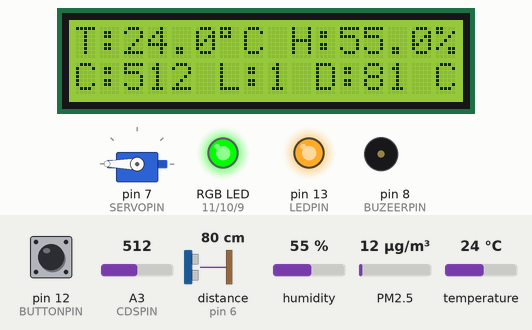
Simulated run of this sketch. Board: Arduino Uno, built with avr-gcc and run on an emulated ATmega328P. Parts: 16×2 character LCD, servo, an RGB LED mixed from three pins (HIGH = lit), output pins drawn as LEDs (lit = HIGH), buzzer (waves = sounding, pin HIGH). The test bench sets the inputs (shaded band); at power-on: PM2.5 12 µg/m³, distance to the obstacle (sensor on pin 6) 80 cm, pin 12 (BUTTONPIN) HIGH, A3 (CDSPIN) = 512, humidity 55 %, temperature 24 °C. The echo pulse lasts 58.3 µs per cm; what the sketch prints to the serial monitor is not drawn.

Above: at 1.2 s.
1.3 s: PM2.5 set to 6 µg/m³
At 3.2 s:
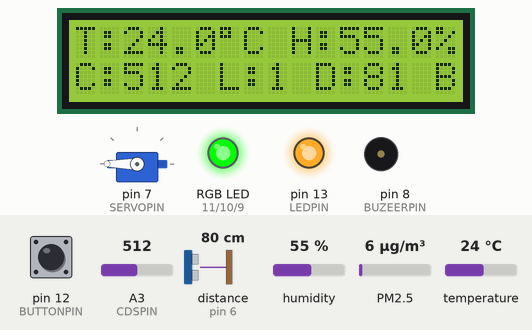
3.5 s: PM2.5 set to 75 µg/m³
At 5.3 s:
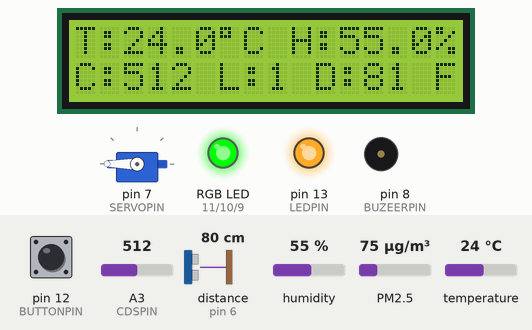
5.6 s: distance to the obstacle (sensor on pin 6) set to 11 cm
At 6.5 s:
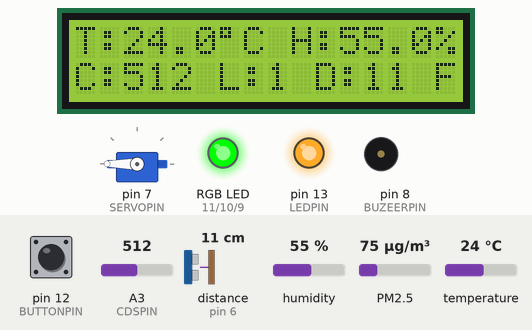
7.2 s: distance to the obstacle (sensor on pin 6) set to 8 cm
At 7.44 s:
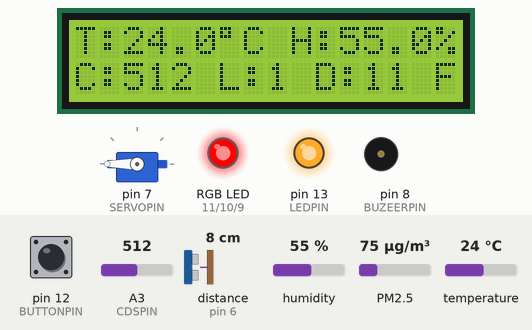
9.0 s: PM2.5 set to 225 µg/m³
At 10.66 s:
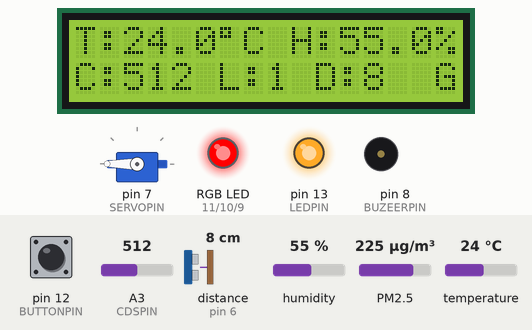
11.2 s: PM2.5 set to 294 µg/m³
At 11.73 s:
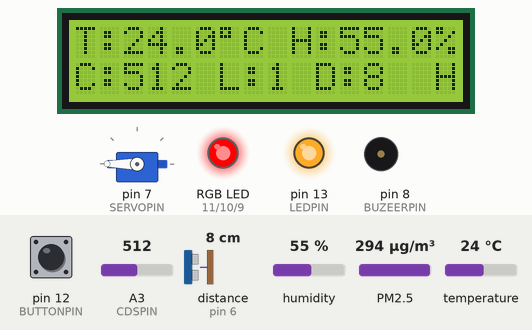
Timing chart, 0 to 14.3 s (numbered marks = the images above; inputs shaded):
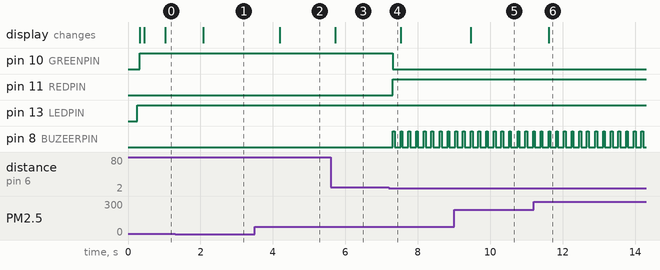

Measured:
- the behaviour switches between 10 and 9 cm on distance to the obstacle (sensor on pin 6) (found by bisection; images 3 and 4)
- after the input at 1.3 s, the display: changes after 0.78 s (image 1)
- after the input at 3.5 s, the display: changes after 0.69 s (image 2)
- after the input at 5.6 s, the display: changes after 0.12 s (image 3)
- after the input at 7.2 s, pin 10 (GREENPIN): HIGH → LOW after 0.11 s; pin 11 (REDPIN): LOW → HIGH after 0.11 s; pin 8 (BUZEERPIN): alternates HIGH for 0.05 s and LOW for 0.16 s, starting after 0.11 s
- after the input at 9.0 s, the display: changes after 0.46 s (image 5)
- after the input at 11.2 s, the display: changes after 0.41 s (image 6)

The sketch:

Timer_CDS_DHT_LED_HCSR04_BUZZER_LCD_SERVO_PM25.ino
```cpp
#include <Timer.h>
#include <Wire.h>
#include <NewPing.h>
#include <LiquidCrystal_I2C.h>
#include <Servo.h>
#include <PMS.h>
#include <SoftwareSerial.h>
#include "DHT.h"

#define DHTTYPE DHT11
#define DHTPIN 4
#define CDSPIN A3
#define LEDPIN 13
#define REDPIN 11
#define GREENPIN 10
#define BLUEPIN 9
#define BUZEERPIN 8
#define TRIGGER_PIN  5
#define ECHO_PIN 6
#define SERVOPIN 7
#define BUTTONPIN 12

#define CDSMAX 200
#define MAX_DISTANCE 200

Timer t;      // 時間物件
float temp;   // 溫度
float humd;   // 濕度
int cdsValue; // cds 資料
int ledOnOff; // 1:HIGH(on), 0:LOW(Off)
int distance; // HCSR04 距離(cm)
char pm25;    // PM2.5
int servoDegree; // Servo 角度

float pre_temp;   // 前一個 溫度
float pre_humd;   // 前一個 濕度
int pre_cdsValue; // 前一個 cds 資料
int pre_ledOnOff; // 前一個 1:HIGH(on), 0:LOW(Off)
int pre_distance; // 前一個 HCSR04 距離(cm)
char pre_pm25; // 前一個 pm25

LiquidCrystal_I2C lcd(0x27, 16, 2);
DHT dht(DHTPIN, DHTTYPE);
NewPing sonar(TRIGGER_PIN, ECHO_PIN, MAX_DISTANCE);

Servo myservo; // 建立Servo物件，控制伺服馬達
int buttonValue = 1; // 按下: 0, 不按: 1
int isOpen = 1; // 0: 關, 1:開

SoftwareSerial pmsSerial(2, 3);
PMS pms(pmsSerial);
PMS::DATA pmsData;

void setup() {
  Serial.begin(9600);

  // 腳位定義
  pinMode(LEDPIN, OUTPUT);
  pinMode(CDSPIN, INPUT_PULLUP);
  pinMode(REDPIN, OUTPUT);
  pinMode(GREENPIN, OUTPUT);
  pinMode(BLUEPIN, OUTPUT);
  pinMode(BUZEERPIN, OUTPUT);
  pinMode(BUTTONPIN, INPUT_PULLUP);

  // 設備初始
  dht.begin();
  lcd.init();
  lcd.backlight();
  lcd.clear();
  lcd.setCursor(0, 0);
  lcd.print("T:00.0\337C H:00.0%");
  lcd.setCursor(0, 1);
  lcd.print("C:000 L:0 D:000 0");
  myservo.attach(SERVOPIN); // 連接數位腳位7，伺服馬達的訊號線
  myservo.write(180); // 柵欄起始角度
  pmsSerial.begin(9600); // pm25 設備初始

  // 輪詢服務
  t.every(100, cds_read);
  t.every(100, dht_read);
  t.every(100, lcd_display);
  t.every(100, hcsr04_distance);
  t.every(100, rgb_led);
  t.every(50, buzzer_play);
  t.every(50, servo_read);
  t.every(50, pm25_read);
  t.every(500, submitData);
  t.every(50, receData);
}

void loop() {
  t.update();
}

// 接收
void receData() {
  if (Serial.available() > 0) {
    int c = Serial.read();
    if (c != 10) {
      if (c == 49 || c == 48) {
        if (isOpen) {
          for (int i = 180; i >= 80; i -= 10) {
            myservo.write(i);
            delay(50);
            servoDegree = i;
          }
        } else {
          for (int i = 80; i <= 180; i += 10) {
            myservo.write(i);
            delay(50);
            servoDegree = i;
          }
        }
        isOpen = !isOpen;
      }
    }
  }
}

// 傳送
void submitData() {
  Serial.print(temp);   // 溫度
  Serial.print(",");
  Serial.print(humd);   // 濕度
  Serial.print(",");
  Serial.print(cdsValue); // cds 資料
  Serial.print(",");
  Serial.print(ledOnOff); // 1:HIGH(on), 0:LOW(Off)
  Serial.print(",");
  Serial.print(distance); // HCSR04 距離(cm)
  Serial.print(",");
  Serial.print(pm25);
  Serial.print(",");
  Serial.print(servoDegree);
  Serial.println("#");
}

void servo_read() {
  int value = digitalRead(BUTTONPIN); // 讀取 Button

  delay(100);
  if (value == 1) return;
  buttonValue = value;
  if (buttonValue == 0) {
    if (isOpen) {
      for (int i = 180; i >= 80; i -= 10) {
        myservo.write(i);
        delay(50);
        servoDegree = i;
      }
    } else {
      for (int i = 80; i <= 180; i += 10) {
        myservo.write(i);
        delay(50);
        servoDegree = i;
      }
    }
    isOpen = !isOpen;
  }
  delay(1000);
}

void cds_read() {
  cdsValue = analogRead(CDSPIN);
  if (cdsValue > CDSMAX) {
    digitalWrite(LEDPIN, HIGH);
  } else {
    digitalWrite(LEDPIN, LOW);
  }
  ledOnOff = digitalRead(LEDPIN);
}

void dht_read() {
  float hu = dht.readHumidity();
  float te = dht.readTemperature();
  if (isnan(hu) || isnan(te)) {
    return;
  }
  temp = te;
  humd = hu;
}

void hcsr04_distance() {
  distance = sonar.ping_cm();
}

void rgb_led() {
  if (distance == 0) {
    analogWrite(REDPIN, 0);
    analogWrite(GREENPIN, 0);
    analogWrite(BLUEPIN, 255);
  } else if (distance < 10) {
    analogWrite(REDPIN, 255);
    analogWrite(GREENPIN, 0);
    analogWrite(BLUEPIN, 0);
  } else {
    analogWrite(REDPIN, 0);
    analogWrite(GREENPIN, 255);
    analogWrite(BLUEPIN, 0);
  }

}

void buzzer_play() {
  if (distance == 0) return;
  if (distance < 10) {
    digitalWrite(BUZEERPIN, HIGH);
    delay(50);
    digitalWrite(BUZEERPIN, LOW);
    delay(50);
  }
}

void lcd_display() {
  // T:00.0\337C H:00.0%
  if (temp != pre_temp) {
    lcd.setCursor(2, 0);
    lcd.print("    ");
    lcd.setCursor(2, 0);
    lcd.print(temp, 1);
    pre_temp = temp;
  }

  if (humd != pre_humd) {
    lcd.setCursor(11, 0);
    lcd.print("    ");
    lcd.setCursor(11, 0);
    lcd.print(humd, 1);
    pre_humd = humd;
  }
  // C:000 L:0 D:000 0
  if (cdsValue != pre_cdsValue) {
    lcd.setCursor(2, 1);
    lcd.print("    ");
    lcd.setCursor(2, 1);
    lcd.print(cdsValue);
    pre_cdsValue = cdsValue;
  }
  if (ledOnOff != pre_ledOnOff) {
    lcd.setCursor(8, 1);
    lcd.print("  ");
    lcd.setCursor(8, 1);
    lcd.print(ledOnOff);
    pre_ledOnOff = ledOnOff;
  }
  if (distance != pre_distance) {
    lcd.setCursor(12, 1);
    lcd.print("   ");
    lcd.setCursor(12, 1);
    lcd.print(distance);
    pre_distance = distance;
  }
  if (pm25 != pre_pm25) {
    lcd.setCursor(15, 1);
    lcd.print(" ");
    lcd.setCursor(15, 1);
    lcd.print(pm25);
    pre_pm25 = pm25;
  }
}

void pm25_read() {
  int value = pms_read_PM2();
  if (value == 0) pm25 = '?';
  else if (value >= 1 && value <= 5) pm25 = 'A';
  else if (value >= 6 && value <= 10) pm25 = 'B';
  else if (value >= 11 && value <= 15) pm25 = 'C';
  else if (value >= 16 && value <= 35) pm25 = 'D';
  else if (value >= 36 && value <= 65) pm25 = 'E';
  else if (value >= 66 && value <= 150) pm25 = 'F';
  else if (value >= 151 && value <= 250) pm25 = 'G';
  else if (value > 251) pm25 = 'H';


  delay(10);
}

int pms_read_PM1()
{
  pms.read(pmsData);
  return pmsData.PM_AE_UG_1_0;
}

int pms_read_PM2()
{
  pms.read(pmsData);
  return pmsData.PM_AE_UG_2_5;
}

int pms_read_PM10()
{
  pms.read(pmsData);
  return pmsData.PM_AE_UG_10_0;
}
```
